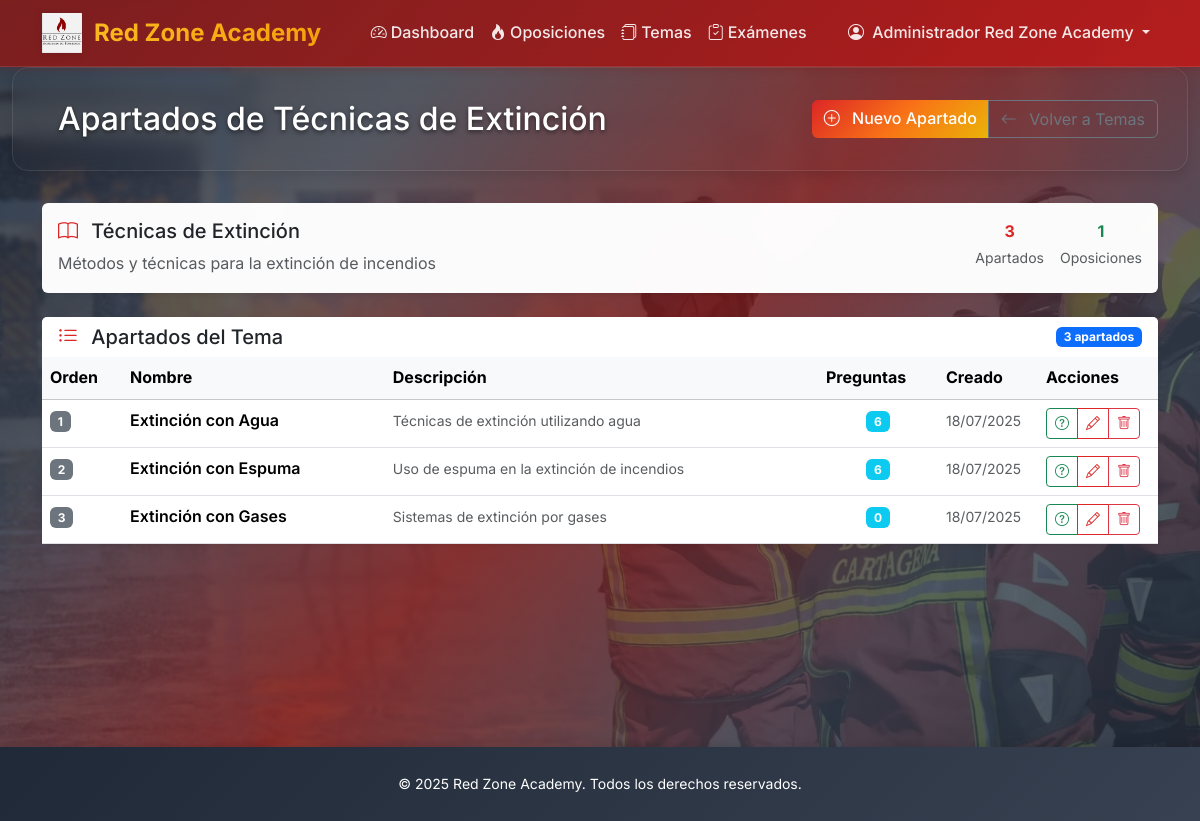
The app's page /dashboard/admin/temas/2/apartados/ (signed in) with its own data.
### accounts/models.py (models this page shows, shortened)
class CustomUser(AbstractUser):
    USER_TYPES = [
        ('admin', 'Administrador'),
        ('student', 'Alumno'),
    ]
    user_type = models.CharField(max_length=10, choices=USER_TYPES, default='student')
    created_at = models.DateTimeField(auto_now_add=True)
    profile_picture = models.ImageField(
        upload_to=user_profile_picture_path,
        blank=True,
        null=True,
        help_text="Imagen de perfil del usuario"
    )
    def is_admin(self):
        return self.user_type == 'admin'
    def is_student(self):
        return self.user_type == 'student'

### core/models.py (models this page shows, shortened)
class Tema(models.Model):
    nombre = models.CharField(max_length=200)
    descripcion = models.TextField(blank=True, help_text="Descripción del tema")
    oposiciones = models.ManyToManyField(
        Oposicion,
        blank=True,
        related_name='temas',
        help_text="Oposiciones a las que pertenece este tema"
    )
    alumnos_con_acceso = models.ManyToManyField(
        User,
        limit_choices_to={'user_type': 'student'},
        blank=True,
        related_name='temas_acceso'
    )
    orden = models.PositiveIntegerField(default=0, help_text="Orden de aparición en la oposición")
    created_at = models.DateTimeField(auto_now_add=True)
    updated_at = models.DateTimeField(auto_now=True)
    class Meta:
        ordering = ['orden', 'nombre']
    @property
    def total_oposiciones(self):
        return self.oposiciones.count()

class Apartado(models.Model):
    tema = models.ForeignKey(
        Tema,
        on_delete=models.CASCADE,
        related_name='apartados',
        help_text="Tema al que pertenece este apartado"
    )
    nombre = models.CharField(max_length=200, help_text="Nombre del apartado")
    descripcion = models.TextField(blank=True, help_text="Descripción del apartado")
    orden = models.PositiveIntegerField(default=0, help_text="Orden de aparición en el tema")
    created_at = models.DateTimeField(auto_now_add=True)
    updated_at = models.DateTimeField(auto_now=True)
    class Meta:
        ordering = ['orden', 'nombre']
        unique_together = ['tema', 'nombre']  # No permitir apartados duplicados en el mismo tema
        verbose_name_plural = "Apartados"
    @property
    def total_preguntas(self):
        return self.preguntas.count() if hasattr(self, 'preguntas') else 0

### core/views.py (the view)
# urls.py: path('admin/temas/<int:tema_id>/apartados/', views.AdminApartadoListView.as_view(), name='admin_apartado_list'),
class AdminApartadoListView(AdminRequiredMixin, ListView):
    model = Apartado
    template_name = 'core/admin/apartado_list.html'
    context_object_name = 'apartados'
    paginate_by = 20
    def get_queryset(self):
        self.tema = get_object_or_404(Tema, pk=self.kwargs['tema_id'])
        return Apartado.objects.filter(tema=self.tema).order_by('orden', 'nombre')
    def get_context_data(self, **kwargs):
        context = super().get_context_data(**kwargs)
        context['tema'] = self.tema
        context['title'] = f'Apartados de {self.tema.nombre}'
        return context

### core/views.py (called while the page is built)
    def test_func(self):
        return self.request.user.is_authenticated and self.request.user.is_admin()

### templates/core/admin/apartado_list.html (shortened to what this page needs)
{% extends 'base.html' %}
{% load humanize %}
{% block content %}
<div class="container-fluid d-flex flex-column" style="min-height: calc(100vh - 120px);">
    <div class="page-header">
        <div class="container">
            <div class="row align-items-center">
                <div class="col">
                    <h1 class="h2 mb-0">
                        {{ title }}
                    </h1>
                </div>
                <div class="col-auto">
                    <div class="btn-group">
                        <a href="{% url 'core:admin_apartado_create' tema_id=tema.id %}" class="btn btn-primary">
                            <i class="bi bi-plus-circle me-2"></i>
                            Nuevo Apartado
                        </a>
                        <a href="{% url 'core:admin_tema_list' %}" class="btn btn-outline-secondary">
                            <i class="bi bi-arrow-left me-2"></i>
                            Volver a Temas
                        </a>
                    </div>
                </div>
            </div>
        </div>
    </div>
    <div class="container flex-grow-1">
        {% if apartados %}
            <div class="row mb-4">
                <div class="col-12">
                    <div class="card border-0 shadow-sm">
                        <div class="card-body">
                            <div class="row">
                                <div class="col-md-8">
                                    <h5 class="card-title mb-2">
                                        <i class="bi bi-book text-primary me-2"></i>
                                        {{ tema.nombre }}
                                    </h5>
                                    <p class="text-muted mb-0">{{ tema.descripcion|default:"Sin descripción" }}</p>
                                </div>
                                <div class="col-md-4 text-end">
                                    <div class="d-flex justify-content-end gap-3">
                                        <div class="text-center">
                                            <div class="fw-bold text-primary">{{ apartados|length }}</div>
                                            <small class="text-muted">Apartados</small>
                                        </div>
                                        <div class="text-center">
                                            <div class="fw-bold text-success">{{ tema.total_oposiciones }}</div>
                                            <small class="text-muted">Oposiciones</small>
                                        </div>
                                    </div>
                                </div>
                            </div>
                        </div>
                    </div>
                </div>
            </div>
            <div class="row">
                <div class="col-12">
                    <div class="card border-0 shadow-sm">
                        <div class="card-header bg-white border-0">
                            <div class="d-flex justify-content-between align-items-center">
                                <h5 class="mb-0">
                                    <i class="bi bi-list-ul text-primary me-2"></i>
                                    Apartados del Tema
                                </h5>
                                <span class="badge bg-primary">{{ apartados|length }} apartados</span>
                            </div>
                        </div>
                        <div class="card-body p-0">
                            <div class="table-responsive">
                                <table class="table table-hover mb-0">
                                    <thead class="table-light">
                                        <tr>
                                            <th width="80">Orden</th>
                                            <th>Nombre</th>
                                            <th>Descripción</th>
                                            <th width="120">Preguntas</th>
                                            <th width="100">Creado</th>
                                            <th width="120">Acciones</th>
                                        </tr>
                                    </thead>
                                    <tbody>
                                        {% for apartado in apartados %}
                                            <tr>
                                                <td>
                                                    <span class="badge bg-secondary">{{ apartado.orden }}</span>
                                                </td>
                                                <td>
                                                    <div class="fw-semibold">{{ apartado.nombre }}</div>
                                                </td>
                                                <td>
                                                    <small class="text-muted">
                                                        {{ apartado.descripcion|truncatechars:80|default:"Sin descripción" }}
                                                    </small>
                                                </td>
                                                <td class="text-center">
                                                    <span class="badge bg-info">{{ apartado.total_preguntas }}</span>
                                                </td>
                                                <td>
                                                    <small class="text-muted">
                                                        {{ apartado.created_at|date:"d/m/Y" }}
                                                    </small>
                                                </td>
                                                <td>
                                                    <div class="btn-group btn-group-sm">
                                                        <a href="{% url 'core:admin_pregunta_list' apartado_id=apartado.pk %}"
                                                           class="btn btn-outline-success btn-sm"
                                                           title="Preguntas">
                                                            <i class="bi bi-question-circle"></i>
                                                        </a>
                                                        <a href="{% url 'core:admin_apartado_update' pk=apartado.pk %}"
                                                           class="btn btn-outline-primary btn-sm"
                                                           title="Editar">
                                                            <i class="bi bi-pencil"></i>
                                                        </a>
                                                        <a href="{% url 'core:admin_apartado_delete' pk=apartado.pk %}"
                                                           class="btn btn-outline-danger btn-sm"
                                                           title="Eliminar">
                                                            <i class="bi bi-trash"></i>
                                                        </a>
                                                    </div>
                                                </td>
                                            </tr>
                                        {% endfor %}
                                    </tbody>
                                </table>
                            </div>
                        </div>
                    </div>
                </div>
            </div>
        {% endif %}
    </div>
</div>
{% endblock %}

### templates/base.html (shortened to what this page needs)
<!DOCTYPE html>
<html lang="es" data-bs-theme="light" class="h-100">
<head>
    {% load static %}
    <link href="https://cdnjs.cloudflare.com/ajax/libs/bootstrap/5.3.2/css/bootstrap.min.css" rel="stylesheet">
    <link href="https://cdnjs.cloudflare.com/ajax/libs/bootstrap-icons/1.11.3/font/bootstrap-icons.min.css" rel="stylesheet">
</head>
<body>
    <nav class="navbar navbar-expand-lg navbar-light bg-white">
        <div class="container">
            {% load static %}
            {% if user.is_authenticated %}
                <a class="navbar-brand" href="{% url 'core:dashboard' %}">
                    <img src="{% static 'img/logo_rz.png' %}" alt="Red Zone Academy" class="navbar-brand-logo">
                    Red Zone Academy
                </a>
            {% else %}
                <a class="navbar-brand" href="#">
                    <img src="{% static 'img/logo_rz.png' %}" alt="Red Zone Academy" class="navbar-brand-logo">
                    Red Zone Academy
                </a>
            {% endif %}
            {% if user.is_authenticated %}
            <div class="collapse navbar-collapse" id="navbarNav">
                <ul class="navbar-nav mx-auto">
                    <li class="nav-item">
                        <a class="nav-link" href="{% url 'core:dashboard' %}">
                            <i class="bi bi-speedometer2 me-1"></i>Dashboard
                        </a>
                    </li>
                    <li class="nav-item">
                        <a class="nav-link" href="{% url 'core:oposicion_list' %}">
                            <i class="bi bi-fire me-1"></i>Oposiciones
                        </a>
                    </li>
                    <li class="nav-item">
                        <a class="nav-link" href="{% url 'core:tema_list' %}">
                            <i class="bi bi-journals me-1"></i>Temas
                        </a>
                    </li>
                    <li class="nav-item">
                        <a class="nav-link" href="{% url 'core:examen_test_list' %}">
                            <i class="bi bi-clipboard-check me-1"></i>Exámenes
                        </a>
                    </li>
                </ul>
                <ul class="navbar-nav">
                    <li class="nav-item dropdown">
                        <a class="nav-link dropdown-toggle" href="#" id="userDropdown" role="button" data-bs-toggle="dropdown">
                            <i class="bi bi-person-circle me-1"></i>
                            {{ user.get_full_name|default:user.username }}
                        </a>
                    </li>
                </ul>
            </div>
            {% endif %}
        </div>
    </nav>
    <div class="main-wrapper">
        {% block content %}{% endblock %}
    </div>
    <footer class="footer">
        <div class="container">
            <div class="row">
                <div class="col-12 text-center">
                    <small>&copy; 2025 Red Zone Academy. Todos los derechos reservados.</small>
                </div>
            </div>
        </div>
    </footer>
</body>
</html>

### records on screen
CustomUser: get_full_name "Administrador Red Zone Academy"
Tema: nombre "Técnicas de Extinción", descripcion "Métodos y técnicas para la extinción de incendios", total_oposiciones "1"
Apartado: orden "1", nombre "Extinción con Agua", descripcion "Técnicas de extinción utilizando agua", total_preguntas "6", created_at "18/07/2025"
Apartado: orden "2", nombre "Extinción con Espuma", descripcion "Uso de espuma en la extinción de incendios", total_preguntas "6", created_at "18/07/2025"
Apartado: orden "3", nombre "Extinción con Gases", descripcion "Sistemas de extinción por gases", total_preguntas "0", created_at "18/07/2025"

### other values on screen
{{ title }} "Apartados de Técnicas de Extinción"
{{ apartados|length }} "3"
